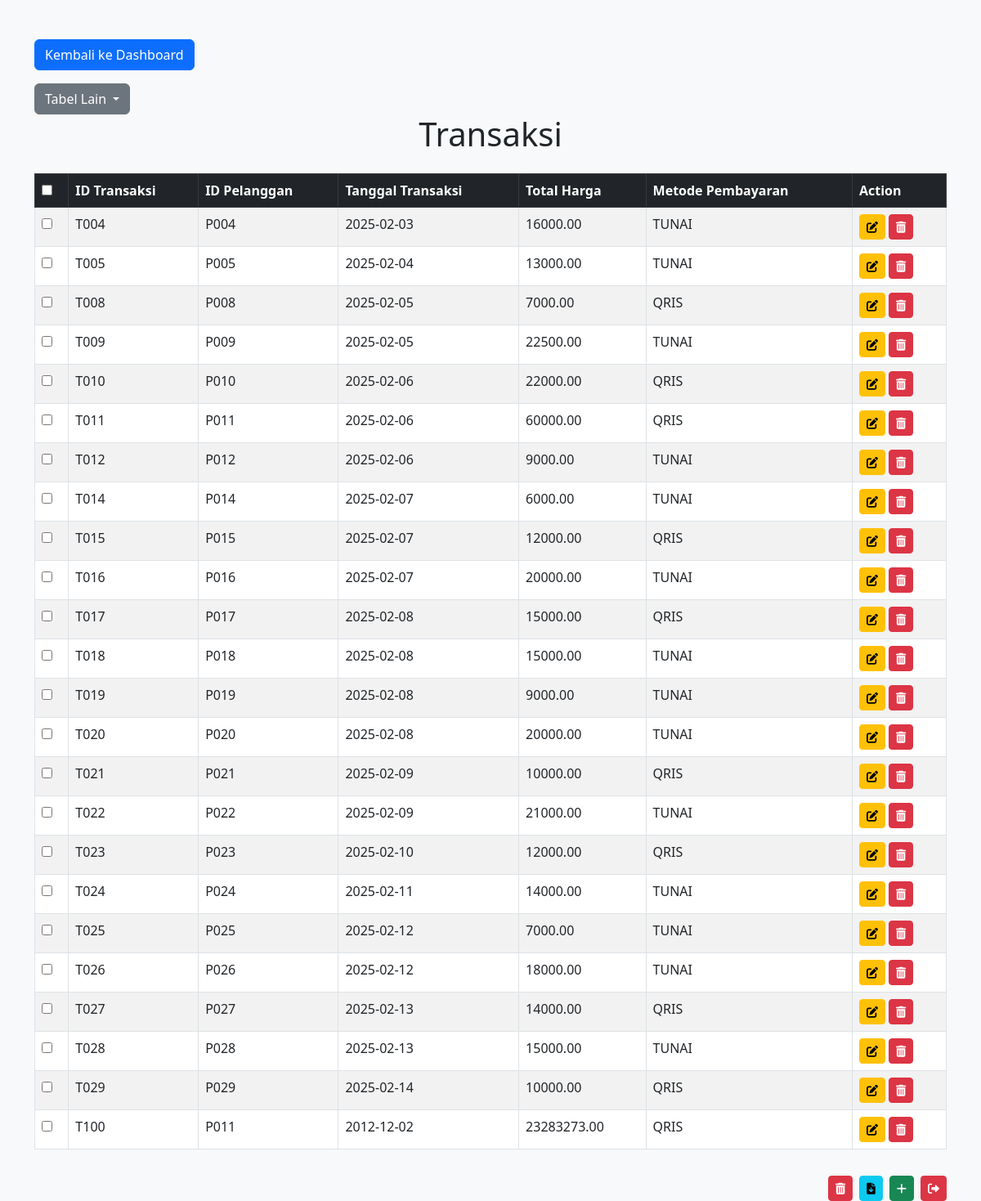
/transaksi/index.php (signed in), run on the app's committed database.
### tables this page shows
CREATE TABLE `transaksi` (
  `id_transaksi` varchar(10) NOT NULL,
  `id_pelanggan` varchar(10) DEFAULT NULL,
  `tanggal_transaksi` date NOT NULL,
  `total_harga` decimal(15,2) NOT NULL,
  `metode_pembayaran` varchar(50) DEFAULT NULL
);

### transaksi/index.php (the view, shortened to what this page needs)
<!DOCTYPE html>
<html>
<head>
    <link href="https://cdn.jsdelivr.net/npm/bootstrap@5.3.0/dist/css/bootstrap.min.css" rel="stylesheet">
    <link href="https://cdnjs.cloudflare.com/ajax/libs/font-awesome/6.0.0-beta3/css/all.min.css" rel="stylesheet">
</head>
<body class="bg-light">
    <div class="content">
        <div class="container mt-5">
            <a href="../index.php" class="btn btn-primary mb-3">Kembali ke Dashboard</a>
            <div class="dropdown">
                <button class="btn btn-secondary dropdown-toggle" type="button" data-bs-toggle="dropdown" aria-expanded="false">
                    Tabel Lain
                </button>
            </div>
            <h1 class="text-center mb-4">Transaksi</h1>
            <form action="hapus_terpilih.php" method="post">
                <div class="table-responsive">
                    <table class="table table-bordered table-striped">
                        <thead class="table-dark">
                            <tr>
                                <th><input type="checkbox" id="selectAll" onclick="toggleSelectAll(this)"></th>
                                <th>ID Transaksi</th>
                                <th>ID Pelanggan</th>
                                <th>Tanggal Transaksi</th>
                                <th>Total Harga</th>
                                <th>Metode Pembayaran</th>
                                <th>Action</th>
                            </tr>
                        </thead>
                        <tbody>
                            <?php
                            include "../koneksi.php";
                            $sql = "SELECT * FROM transaksi ORDER BY id_transaksi";
                            $qry = mysqli_query($koneksi, $sql);
                            while ($a = mysqli_fetch_array($qry)) {
                                echo "<tr>";
                                echo "<td><input type='checkbox' name='selected_ids[]' value='{$a['id_transaksi']}'></td>";
                                echo "<td>{$a['id_transaksi']}</td>";
                                echo "<td>{$a['id_pelanggan']}</td>";
                                echo "<td>{$a['tanggal_transaksi']}</td>";
                                echo "<td>{$a['total_harga']}</td>";
                                echo "<td>{$a['metode_pembayaran']}</td>";
                                echo "<td>
                                        <a href=\"edit.php?id_transaksi={$a['id_transaksi']}\" class=\"btn btn-warning btn-sm\" title=\"Edit\">
                                            <i class=\"fas fa-edit\"></i>
                                        </a>
                                            <a href=\"hapus.php?id_transaksi={$a['id_transaksi']}\" class=\"btn btn-danger btn-sm\" title=\"Hapus\" onclick=\"return confirm('Yakin ingin menghapus data ini?')\">
                                            <i class=\"fas fa-trash-alt\"></i>
                                        </a>
                                        </td>";
                                echo "</tr>";
                            }
                            ?>
                        </tbody>
                    </table>
                </div>
                <div class="d-flex flex-wrap justify-content-end mt-3 gap-2">
                    <button type="submit" class="btn btn-danger btn-sm">
                        <i class="fas fa-trash-alt"></i>
                    </button>
                    <button formaction="export_csv_selected.php" formmethod="post" class="btn btn-info btn-sm">
                        <i class="fas fa-file-download"></i>
                    </button>
                    <a href="input.php" class="btn btn-success btn-sm">
                        <i class="fas fa-plus"></i>
                    </a>
                    <a href="../logout.php" class="btn btn-danger btn-sm">
                        <i class="fas fa-sign-out-alt"></i>
                    </a>
                </div>
            </form>
        </div>
    </div>
</body>
</html>

### transaksi/index.php (style rules this page uses)
html, body { height: 100%; margin: 0; }
body { display: flex; flex-direction: column; }
.content { flex: 1; }

### data on the page
transaksi: id_transaksi "T004", id_pelanggan "P004", tanggal_transaksi "2025-02-03", total_harga "16000.00", metode_pembayaran "TUNAI"
transaksi: id_transaksi "T005", id_pelanggan "P005", tanggal_transaksi "2025-02-04", total_harga "13000.00", metode_pembayaran "TUNAI"
transaksi: id_transaksi "T008", id_pelanggan "P008", tanggal_transaksi "2025-02-05", total_harga "7000.00", metode_pembayaran "QRIS"
transaksi: id_transaksi "T009", id_pelanggan "P009", tanggal_transaksi "2025-02-05", total_harga "22500.00", metode_pembayaran "TUNAI"
transaksi: id_transaksi "T010", id_pelanggan "P010", tanggal_transaksi "2025-02-06", total_harga "22000.00", metode_pembayaran "QRIS"
transaksi: id_transaksi "T011", id_pelanggan "P011", tanggal_transaksi "2025-02-06", total_harga "60000.00", metode_pembayaran "QRIS"
transaksi: id_transaksi "T012", id_pelanggan "P012", tanggal_transaksi "2025-02-06", total_harga "9000.00", metode_pembayaran "TUNAI"
transaksi: id_transaksi "T014", id_pelanggan "P014", tanggal_transaksi "2025-02-07", total_harga "6000.00", metode_pembayaran "TUNAI"
transaksi: id_transaksi "T015", id_pelanggan "P015", tanggal_transaksi "2025-02-07", total_harga "12000.00", metode_pembayaran "QRIS"
transaksi: id_transaksi "T016", id_pelanggan "P016", tanggal_transaksi "2025-02-07", total_harga "20000.00", metode_pembayaran "TUNAI"
transaksi: id_transaksi "T017", id_pelanggan "P017", tanggal_transaksi "2025-02-08", total_harga "15000.00", metode_pembayaran "QRIS"
transaksi: id_transaksi "T018", id_pelanggan "P018", tanggal_transaksi "2025-02-08", total_harga "15000.00", metode_pembayaran "TUNAI"
transaksi: id_transaksi "T019", id_pelanggan "P019", tanggal_transaksi "2025-02-08", total_harga "9000.00", metode_pembayaran "TUNAI"
transaksi: id_transaksi "T020", id_pelanggan "P020", tanggal_transaksi "2025-02-08", total_harga "20000.00", metode_pembayaran "TUNAI"
transaksi: id_transaksi "T021", id_pelanggan "P021", tanggal_transaksi "2025-02-09", total_harga "10000.00", metode_pembayaran "QRIS"
transaksi: id_transaksi "T022", id_pelanggan "P022", tanggal_transaksi "2025-02-09", total_harga "21000.00", metode_pembayaran "TUNAI"
transaksi: id_transaksi "T023", id_pelanggan "P023", tanggal_transaksi "2025-02-10", total_harga "12000.00", metode_pembayaran "QRIS"
transaksi: id_transaksi "T024", id_pelanggan "P024", tanggal_transaksi "2025-02-11", total_harga "14000.00", metode_pembayaran "TUNAI"
transaksi: id_transaksi "T025", id_pelanggan "P025", tanggal_transaksi "2025-02-12", total_harga "7000.00", metode_pembayaran "TUNAI"
transaksi: id_transaksi "T026", id_pelanggan "P026", tanggal_transaksi "2025-02-12", total_harga "18000.00", metode_pembayaran "TUNAI"
transaksi: id_transaksi "T027", id_pelanggan "P027", tanggal_transaksi "2025-02-13", total_harga "14000.00", metode_pembayaran "QRIS"
transaksi: id_transaksi "T028", id_pelanggan "P028", tanggal_transaksi "2025-02-13", total_harga "15000.00", metode_pembayaran "TUNAI"
transaksi: id_transaksi "T029", id_pelanggan "P029", tanggal_transaksi "2025-02-14", total_harga "10000.00", metode_pembayaran "QRIS"
transaksi: id_transaksi "T100", id_pelanggan "P011", tanggal_transaksi "2012-12-02", total_harga "23283273.00", metode_pembayaran "QRIS"
